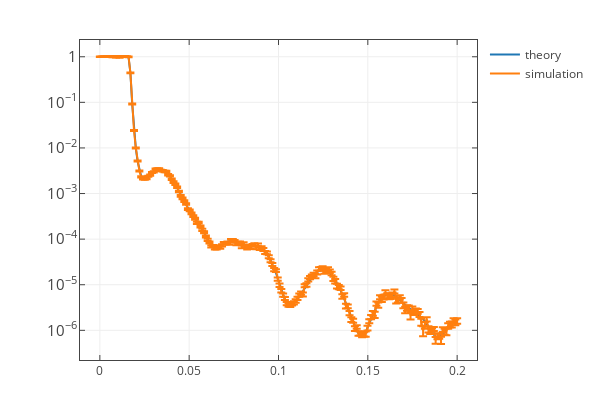
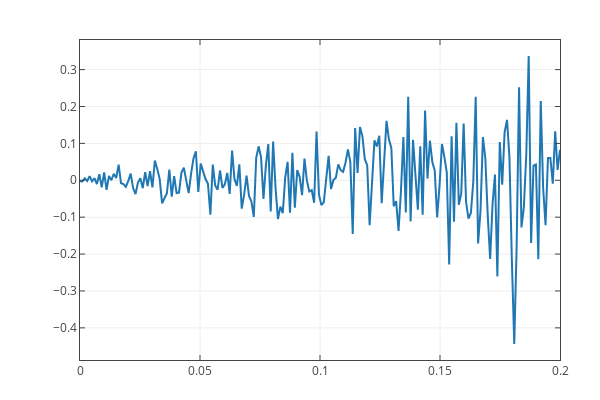

The notebook cell these images were saved under, in order:
### Code cell
sample=make_sample()
expt = make_experiment(sample)
r_0 = expt.reflectivity()
print(np.asarray(r_0).shape)
generate_data(expt, 1., 15.0)

plot_utils.plot1d([[r_0[0][0], r_0[0][1]],
                  [expt.probe.xs[0].Q, expt.probe.xs[0].R, expt.probe.xs[0].dR]],
                  data_names=['theory', 'simulation'],
                  y_log=True)

_resid = (expt.probe.xs[0].R - r_0[0][1])/r_0[0][1]
plot_utils.plot1d([expt.probe.xs[0].Q, _resid])

### Figure 1 — Plotly figure (JSON) as saved in the notebook; plotly's stock layout.template omitted (floating-point values rounded to 4 significant figures; data arrays with more than 128 entries replaced by an {"elided": "..."} marker saying what was removed)
{"data": [{"error_x": {}, "error_y": {}, "name": "theory", "type": "scatter", "x": {"elided": "200 float values"}, "y": {"elided": "200 float values"}}, {"error_x": {}, "error_y": {"array": {"elided": "200 float values"}, "type": "data", "visible": true}, "name": "simulation", "type": "scatter", "x": {"elided": "200 float values"}, "y": {"elided": "200 float values"}}], "layout": {"autosize": true, "bargap": 0, "height": 400, "hovermode": "closest", "margin": {"b": 40, "l": 80, "r": 40, "t": 40}, "showlegend": true, "width": 600, "xaxis": {"exponentformat": "power", "mirror": "all", "showexponent": "all", "showgrid": true, "showline": true, "ticks": "inside", "title": "", "zeroline": false}, "yaxis": {"exponentformat": "power", "mirror": "all", "showexponent": "all", "showgrid": true, "showline": true, "ticks": "inside", "title": "", "type": "log", "zeroline": false}}}

### Figure 2 — Plotly figure (JSON) as saved in the notebook; plotly's stock layout.template omitted (floating-point values rounded to 4 significant figures; data arrays with more than 128 entries replaced by an {"elided": "..."} marker saying what was removed)
{"data": [{"name": "", "type": "scatter", "x": {"elided": "200 float values"}, "y": {"elided": "200 float values"}}], "layout": {"autosize": true, "bargap": 0, "height": 400, "hovermode": "closest", "margin": {"b": 40, "l": 80, "r": 40, "t": 40}, "showlegend": false, "width": 600, "xaxis": {"exponentformat": "power", "mirror": "all", "showexponent": "all", "showgrid": true, "showline": true, "ticks": "inside", "title": "", "zeroline": false}, "yaxis": {"exponentformat": "power", "mirror": "all", "showexponent": "all", "showgrid": true, "showline": true, "ticks": "inside", "title": "", "zeroline": false}}}
